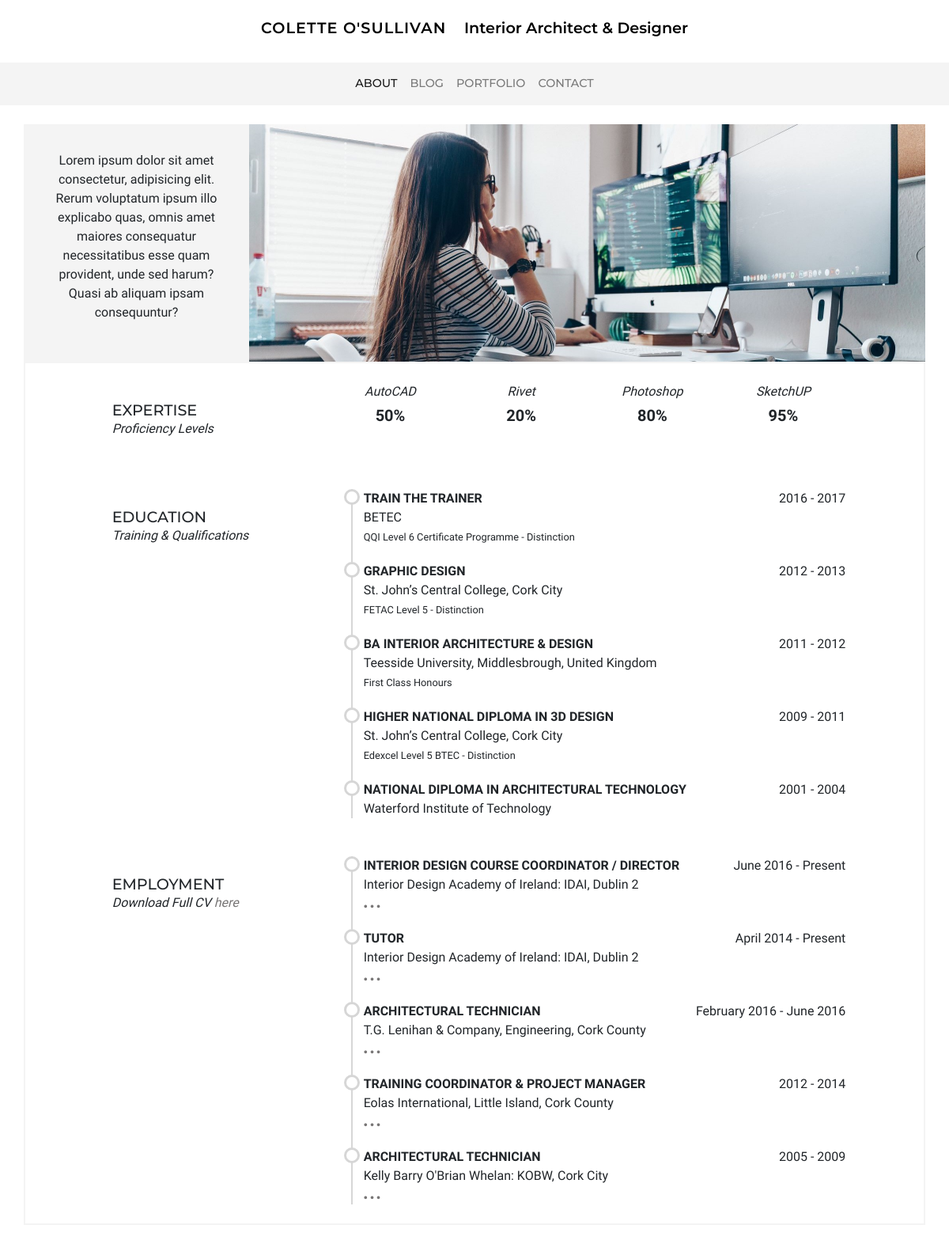
Page /about/ on the earlier database version.
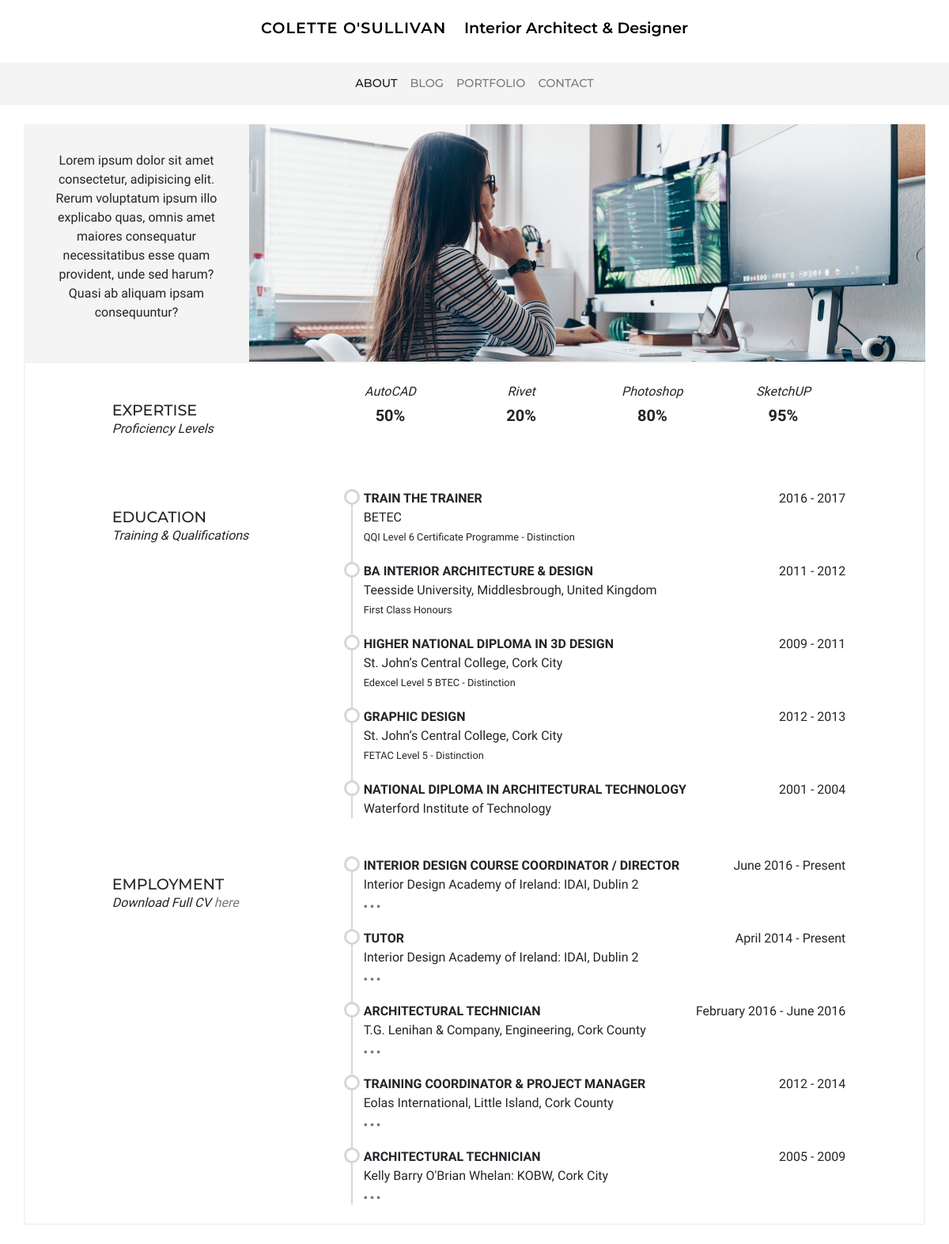
Same page on the later database version.
### cv/models.py (models this page shows, shortened)
class Skill(models.Model):
    program = models.CharField(max_length=50)
    percent = models.DecimalField(max_digits=3, decimal_places=2)

class Role(models.Model):
    company = models.CharField(max_length=200)
    link = models.URLField(max_length=200, blank=True)
    title = models.CharField(max_length=200)
    timeframe = models.CharField(max_length=200)
    content = models.TextField(blank=True)
    order = models.IntegerField(null=True, blank=True)
    job = models.BooleanField(default=False)

### cv/views.py (the view)
# urls.py: path('', views.about, name='about'),
def about(request):
    jobs = Role.objects.filter(job=True).order_by('-order')
    studies = Role.objects.filter(job=False).order_by('-order')
    skills = Skill.objects.all()
    context = {'title': 'About', 'jobs': jobs, 'studies': studies, 'skills': skills}
    return render(request, 'cv/about.html', context)

### cv/templates/cv/about.html (shortened to what this page needs)
{% extends 'base.html' %}
{% load static %}
{% block content %}
<header class="row mt-3" data-page="{{ title }}">
    <div class="col-12 col-md-4 col-lg-3 bg-color--stone d-flex">
        <p class="text-center align-self-center p-2">
            Lorem ipsum dolor sit amet consectetur, adipisicing elit. Rerum
            voluptatum ipsum illo explicabo quas, omnis amet maiores consequatur necessitatibus esse quam provident,
            unde sed harum? Quasi ab aliquam ipsam consequuntur?
        </p>
    </div>
    <div class="col-12 col-md-8 col-lg-9 p-0 bg-img--work">
    </div>
</header>
<section class="row border-color--stone mb-4">
    <div class="col-12 m-0 p-0">
        <article class="row m-0 mt-4">
            <header class="col-12 col-lg-3 offset-lg-1">
                <div class="d-none d-md-block mb-md-3 mt-4">
                    <h1 class="h-article">Expertise</h2>
                    <span>Proficiency Levels</span>
                </div>
            </header>
            <section class="col-12 col-lg-7">
                <div class="row">
                    {% for skill in skills %}
                    <div class="col-6 col-md-3 text-center mb-3">
                        <div class="circle" data-circle='{{ skill.percent }}'>
                            <strong class="">{% widthratio skill.percent 1 100 %}%</strong>
                            <span class="">{{ skill.program }}</span>
                        </div>
                    </div>
                    {% endfor %}
                </div>
            </section>
        </article>
        <article class="row m-0 mt-4">
            <header class="col-12 col-lg-3 offset-lg-1 mt-4">
                <div class="d-none d-md-block mt-lg-4">
                    <h2 class="h-article">EDUCATION</h2>
                    <span>Training & Qualifications</span>
                </div>
            </header>
            <section class="col-12 col-lg-7 p-1">
                <ul class="timeline">
                    {% for study in studies %}
                    <li data-slide="job">
                        <strong class="uppercase">{{ study.title }}</strong>
                        <span class="d-none d-md-block float-right">{{ study.timeframe }}</span>
                        <p class="m-0">{{ study.company }}</p>
                        <small>{{ study.content }}</small>
                    </li>
                    {% endfor %}
                </ul>
            </section>
        </article>
        <article class="row m-0">
            <header class="col-12 col-lg-3 offset-lg-1 mt-4">
                <div class="d-none d-md-block mt-lg-4">
                    <h1 class="h-article">EMPLOYMENT</h1>
                    <span>Download Full CV </span><a class="link" href="{% static 'pdfs/cv_colette_o_sullivan.pdf' %}">here</a>
                </div>
            </header>
            <section class="col-12 col-lg-7 p-1">
                <ul class="timeline">
                    {% for job in jobs %}
                    <li data-slide="job">
                        <strong class="uppercase">{{ job.title }}</strong>
                        <span class="d-none d-md-block float-right">{{ job.timeframe }}</span>
                        <p class="m-0">{{ job.company }}</p>
                        <button class="button-more" data-btn="id{{ job.id }}">...</button>
                    </li>
                    {% endfor %}
                </ul>
            </section>
        </article>
    </div>
</section>
{% endblock %}

### templates/base.html (shortened to what this page needs)
{% load static %}
<!DOCTYPE html>
<html lang="en">
<head>
  <link rel="stylesheet" href="https://stackpath.bootstrapcdn.com/bootstrap/4.4.1/css/bootstrap.min.css"
>
  <link rel="stylesheet" href="https://cdnjs.cloudflare.com/ajax/libs/font-awesome/5.11.2/css/all.css">
  <link rel="stylesheet" href="{% static 'css/main.css' %}">
</head>
<body>
  <header class="mt-4 mb-4 text-center">
    <a href="{% url 'index' %}">
      <h1 class="d-inline-block name">COLETTE O'SULLIVAN
        <span class="d-block d-md-inline-block name-tagline ml-md-3">Interior Architect & Designer</span>
      </h1>
    </a>
  </header>
  <nav class="navbar navbar-expand-md navbar-light sticky-navbar mb-4" data-nav="navbar">
    <div class="collapse navbar-collapse" id="navbarNavAltMarkup">
      <div class="navbar-nav mx-auto">
        <a class="nav-item nav-link" data-nav="About" href="{% url 'about' %}">ABOUT</a>
        <a class="nav-item nav-link" data-nav="Blog" href="{% url 'blogs' %}">BLOG</a>
        <a class="nav-item nav-link" data-nav="Portfolio" href="{% url 'projects' %}">PORTFOLIO</a>
        <a class="nav-item nav-link" data-nav="Contact" href="{% url 'contact' %}">CONTACT</a>
      </div>
    </div>
  </nav>
  <main class="container mb-4">
    {% block content %}{% endblock %}
  </main>
</body>
</html>

### static/css/main.css (style rules this page uses)
body { font-family: 'Ibarra Real Nova', serif; }
span { font-style: italic; }
li > span, a > span { font-style: normal; }
h1, h2, h3, h4 { font-family: 'Montserrat', sans-serif; text-transform: uppercase; }
.name { font-size: 1.2rem; letter-spacing: .07rem; font-weight: 600; }
.name-tagline { letter-spacing: 0rem; text-transform: capitalize; font-style: normal; }
.link { text-decoration: none; font-style: italic; color: #787676; }
.h-article { font-size: 1.2rem; font-weight: 500; margin: 0px; }
a { color: #000000; text-decoration: none; }
.uppercase { text-transform: uppercase; }
.bg-img--work { background: url("/static/images/work.jpg"); background-size: cover; background-position: center; background-repeat: no-repeat; min-height: 300px; }
.bg-color--stone { background-color: rgba(244, 244, 244, .95); }
.border-color--stone { border: 2px solid rgba(244, 244, 244); }
button, .button-a { background-color: #000000; color: #ffffff; border: 0px; font-size: .8rem; text-transform: uppercase; font-family: 'Montserrat', sans-serif; padding: 8px; margin: 8px; }
.button-more { background-color: transparent; color: #787676; font-size: 1.2rem; padding: 0px; margin: 0px; letter-spacing: .2rem; line-height: .2rem; font-weight: 700; }
nav { background-color: rgba(244, 244, 244, .95); color: #000000!important; font-size: .9rem; font-weight: 500; font-family: 'Montserrat', sans-serif; }
ul.timeline { list-style-type: none; position: relative; }
ul.timeline:before { content: ' '; background: #d6d6d6; display: inline-block; position: absolute; left: 29px; width: 2px; height: 100%; z-index: 400; }
ul.timeline > li { margin: 20px 0; padding-left: 20px; }
ul.timeline > li:before { content: ' '; background: white; display: inline-block; position: absolute; border-radius: 50%; border: 3px solid #d6d6d6; left: 20px; width: 20px; height: 20px; z-index: 400; }
ul { padding-left: 25px; }
.circle { width: 100px; margin: 0; display: inline-block; position: relative; text-align: center; line-height: 1.2; }
.circle strong { position: absolute; top: 20px; left: 0; width: 100%; text-align: center; line-height: 40px; font-size: 20px; }

Differences in the rows shown:
changed Role "GRAPHIC DESIGN": moves down the list
